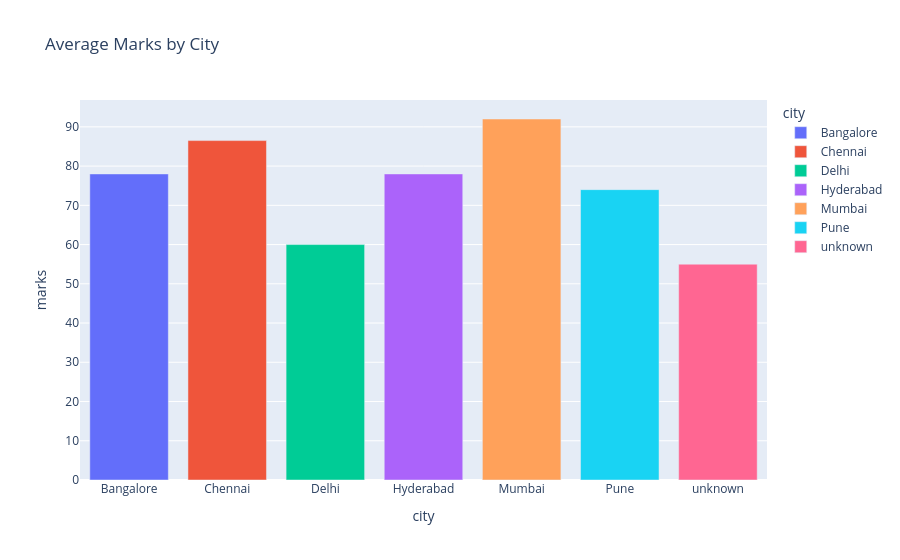

The code cell stored with this chart in its notebook:
### Markdown cell above
# Interactive City Performance

### Code cell
city_avg = df.groupby("city")["marks"].mean().reset_index()

fig = px.bar(
    city_avg,
    x="city",
    y="marks",
    color="city",
    title="Average Marks by City"
)

fig.show()

### Figure 1 — Plotly figure (JSON) as saved in the notebook; plotly's stock layout.template omitted (floating-point values rounded to 4 significant figures)
{"data": [{"hovertemplate": "city=%{x}<br>marks=%{y}<extra></extra>", "legendgroup": "Bangalore", "marker": {"color": "#636efa", "pattern": {"shape": ""}}, "name": "Bangalore", "orientation": "v", "showlegend": true, "textposition": "auto", "type": "bar", "x": ["Bangalore"], "xaxis": "x", "y": [78.0], "yaxis": "y"}, {"hovertemplate": "city=%{x}<br>marks=%{y}<extra></extra>", "legendgroup": "Chennai", "marker": {"color": "#EF553B", "pattern": {"shape": ""}}, "name": "Chennai", "orientation": "v", "showlegend": true, "textposition": "auto", "type": "bar", "x": ["Chennai"], "xaxis": "x", "y": [86.5], "yaxis": "y"}, {"hovertemplate": "city=%{x}<br>marks=%{y}<extra></extra>", "legendgroup": "Delhi", "marker": {"color": "#00cc96", "pattern": {"shape": ""}}, "name": "Delhi", "orientation": "v", "showlegend": true, "textposition": "auto", "type": "bar", "x": ["Delhi"], "xaxis": "x", "y": [60.0], "yaxis": "y"}, {"hovertemplate": "city=%{x}<br>marks=%{y}<extra></extra>", "legendgroup": "Hyderabad", "marker": {"color": "#ab63fa", "pattern": {"shape": ""}}, "name": "Hyderabad", "orientation": "v", "showlegend": true, "textposition": "auto", "type": "bar", "x": ["Hyderabad"], "xaxis": "x", "y": [78.0], "yaxis": "y"}, {"hovertemplate": "city=%{x}<br>marks=%{y}<extra></extra>", "legendgroup": "Mumbai", "marker": {"color": "#FFA15A", "pattern": {"shape": ""}}, "name": "Mumbai", "orientation": "v", "showlegend": true, "textposition": "auto", "type": "bar", "x": ["Mumbai"], "xaxis": "x", "y": [92.0], "yaxis": "y"}, {"hovertemplate": "city=%{x}<br>marks=%{y}<extra></extra>", "legendgroup": "Pune", "marker": {"color": "#19d3f3", "pattern": {"shape": ""}}, "name": "Pune", "orientation": "v", "showlegend": true, "textposition": "auto", "type": "bar", "x": ["Pune"], "xaxis": "x", "y": [74.0], "yaxis": "y"}, {"hovertemplate": "city=%{x}<br>marks=%{y}<extra></extra>", "legendgroup": "unknown", "marker": {"color": "#FF6692", "pattern": {"shape": ""}}, "name": "unknown", "orientation": "v", "showlegend": true, "textposition": "auto", "type": "bar", "x": ["unknown"], "xaxis": "x", "y": [55.0], "yaxis": "y"}], "layout": {"barmode": "relative", "legend": {"title": {"text": "city"}, "tracegroupgap": 0}, "title": {"text": "Average Marks by City"}, "xaxis": {"anchor": "y", "categoryarray": ["Bangalore", "Chennai", "Delhi", "Hyderabad", "Mumbai", "Pune", "unknown"], "categoryorder": "array", "domain": [0, 1], "title": {"text": "city"}}, "yaxis": {"anchor": "x", "domain": [0, 1], "title": {"text": "marks"}}}}
